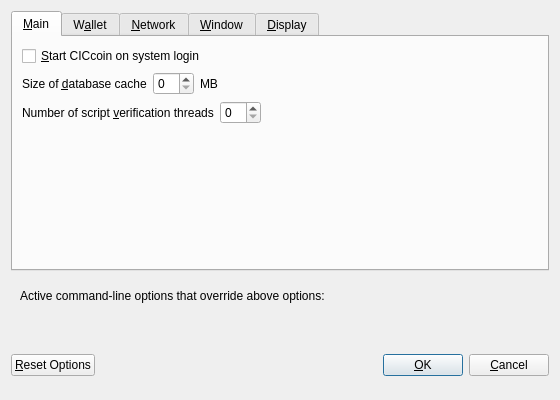
<?xml version="1.0" encoding="UTF-8"?>
<ui version="4.0">
 <class>OptionsDialog</class>
 <widget class="QDialog" name="OptionsDialog">
  <property name="geometry">
   <rect>
    <x>0</x>
    <y>0</y>
    <width>560</width>
    <height>400</height>
   </rect>
  </property>
  <property name="windowTitle">
   <string>Options</string>
  </property>
  <property name="modal">
   <bool>true</bool>
  </property>
  <layout class="QVBoxLayout" name="verticalLayout">
   <item>
    <widget class="QTabWidget" name="tabWidget">
     <property name="currentIndex">
      <number>0</number>
     </property>
     <widget class="QWidget" name="tabMain">
      <attribute name="title">
       <string>&amp;Main</string>
      </attribute>
      <layout class="QVBoxLayout" name="verticalLayout_Main">
       <item>
        <widget class="QCheckBox" name="CICcoinAtStartup">
         <property name="toolTip">
          <string>Automatically start CICcoin after logging in to the system.</string>
         </property>
         <property name="text">
          <string>&amp;Start CICcoin on system login</string>
         </property>
        </widget>
       </item>
       <item>
        <layout class="QHBoxLayout" name="horizontalLayout_2_Main">
         <item>
          <widget class="QLabel" name="databaseCacheLabel">
           <property name="text">
            <string>Size of &amp;database cache</string>
           </property>
           <property name="textFormat">
            <enum>Qt::PlainText</enum>
           </property>
           <property name="buddy">
            <cstring>databaseCache</cstring>
           </property>
          </widget>
         </item>
         <item>
          <widget class="QSpinBox" name="databaseCache"/>
         </item>
         <item>
          <widget class="QLabel" name="databaseCacheUnitLabel">
           <property name="text">
            <string>MB</string>
           </property>
           <property name="textFormat">
            <enum>Qt::PlainText</enum>
           </property>
          </widget>
         </item>
         <item>
          <spacer name="horizontalSpacer_2_Main">
           <property name="orientation">
            <enum>Qt::Horizontal</enum>
           </property>
           <property name="sizeHint" stdset="0">
            <size>
             <width>40</width>
             <height>20</height>
            </size>
           </property>
          </spacer>
         </item>
        </layout>
       </item>
       <item>
        <layout class="QHBoxLayout" name="horizontalLayout_3_Main">
         <item>
          <widget class="QLabel" name="threadsScriptVerifLabel">
           <property name="text">
            <string>Number of script &amp;verification threads</string>
           </property>
           <property name="textFormat">
            <enum>Qt::PlainText</enum>
           </property>
           <property name="buddy">
            <cstring>threadsScriptVerif</cstring>
           </property>
          </widget>
         </item>
         <item>
          <widget class="QSpinBox" name="threadsScriptVerif">
           <property name="toolTip">
            <string>(0 = auto, &lt;0 = leave that many cores free)</string>
           </property>
          </widget>
         </item>
         <item>
          <spacer name="horizontalSpacer_3_Main">
           <property name="orientation">
            <enum>Qt::Horizontal</enum>
           </property>
           <property name="sizeHint" stdset="0">
            <size>
             <width>40</width>
             <height>20</height>
            </size>
           </property>
          </spacer>
         </item>
        </layout>
       </item>
       <item>
        <spacer name="verticalSpacer_Main">
         <property name="orientation">
          <enum>Qt::Vertical</enum>
         </property>
         <property name="sizeHint" stdset="0">
          <size>
           <width>20</width>
           <height>40</height>
          </size>
         </property>
        </spacer>
       </item>
      </layout>
     </widget>
     <widget class="QWidget" name="tabWallet">
      <attribute name="title">
       <string>W&amp;allet</string>
      </attribute>
      <layout class="QVBoxLayout" name="verticalLayout_Wallet">
       <item>
        <widget class="QLabel" name="transactionFeeInfoLabel">
         <property name="text">
          <string>Optional transaction fee per kB that helps make sure your transactions are processed quickly. Most transactions are 1 kB.</string>
         </property>
         <property name="textFormat">
          <enum>Qt::PlainText</enum>
         </property>
         <property name="wordWrap">
          <bool>true</bool>
         </property>
        </widget>
       </item>
       <item>
        <layout class="QHBoxLayout" name="horizontalLayout_1_Wallet">
         <item>
          <widget class="QLabel" name="transactionFeeLabel">
           <property name="text">
            <string>Pay transaction &amp;fee</string>
           </property>
           <property name="textFormat">
            <enum>Qt::PlainText</enum>
           </property>
           <property name="buddy">
            <cstring>transactionFee</cstring>
           </property>
          </widget>
         </item>
         <item>
          <widget class="CICcoinAmountField" name="transactionFee"/>
         </item>
         <item>
          <spacer name="horizontalSpacer_1_Wallet">
           <property name="orientation">
            <enum>Qt::Horizontal</enum>
           </property>
           <property name="sizeHint" stdset="0">
            <size>
             <width>40</width>
             <height>20</height>
            </size>
           </property>
          </spacer>
         </item>
        </layout>
       </item>
       <item>
        <spacer name="verticalSpacer_Wallet">
         <property name="orientation">
          <enum>Qt::Vertical</enum>
         </property>
         <property name="sizeHint" stdset="0">
          <size>
           <width>20</width>
           <height>40</height>
          </size>
         </property>
        </spacer>
       </item>
       <item>
        <widget class="QGroupBox" name="groupBox">
         <property name="title">
          <string>Expert</string>
         </property>
         <layout class="QVBoxLayout" name="verticalLayout_2">
          <item>
           <widget class="QCheckBox" name="coinControlFeatures">
            <property name="toolTip">
             <string>Whether to show coin control features or not.</string>
            </property>
            <property name="text">
             <string>Enable coin &amp;control features</string>
            </property>
           </widget>
          </item>
          <item>
           <widget class="QCheckBox" name="spendZeroConfChange">
            <property name="toolTip">
             <string>If you disable the spending of unconfirmed change, the change from a transaction cannot be used until that transaction has at least one confirmation. This also affects how your balance is computed.</string>
            </property>
            <property name="text">
             <string>&amp;Spend unconfirmed change</string>
            </property>
           </widget>
          </item>
         </layout>
        </widget>
       </item>
      </layout>
     </widget>
     <widget class="QWidget" name="tabNetwork">
      <attribute name="title">
       <string>&amp;Network</string>
      </attribute>
      <layout class="QVBoxLayout" name="verticalLayout_Network">
       <item>
        <widget class="QCheckBox" name="mapPortUpnp">
         <property name="toolTip">
          <string>Automatically open the CICcoin client port on the router. This only works when your router supports UPnP and it is enabled.</string>
         </property>
         <property name="text">
          <string>Map port using &amp;UPnP</string>
         </property>
        </widget>
       </item>
       <item>
        <widget class="QCheckBox" name="connectSocks">
         <property name="toolTip">
          <string>Connect to the CICcoin network through a SOCKS proxy.</string>
         </property>
         <property name="text">
          <string>&amp;Connect through SOCKS proxy (default proxy):</string>
         </property>
        </widget>
       </item>
       <item>
        <layout class="QHBoxLayout" name="horizontalLayout_1_Network">
         <item>
          <widget class="QLabel" name="proxyIpLabel">
           <property name="text">
            <string>Proxy &amp;IP:</string>
           </property>
           <property name="textFormat">
            <enum>Qt::PlainText</enum>
           </property>
           <property name="buddy">
            <cstring>proxyIp</cstring>
           </property>
          </widget>
         </item>
         <item>
          <widget class="QValidatedLineEdit" name="proxyIp">
           <property name="minimumSize">
            <size>
             <width>140</width>
             <height>0</height>
            </size>
           </property>
           <property name="maximumSize">
            <size>
             <width>140</width>
             <height>16777215</height>
            </size>
           </property>
           <property name="toolTip">
            <string>IP address of the proxy (e.g. IPv4: 127.0.0.1 / IPv6: ::1)</string>
           </property>
          </widget>
         </item>
         <item>
          <widget class="QLabel" name="proxyPortLabel">
           <property name="text">
            <string>&amp;Port:</string>
           </property>
           <property name="textFormat">
            <enum>Qt::PlainText</enum>
           </property>
           <property name="buddy">
            <cstring>proxyPort</cstring>
           </property>
          </widget>
         </item>
         <item>
          <widget class="QLineEdit" name="proxyPort">
           <property name="minimumSize">
            <size>
             <width>55</width>
             <height>0</height>
            </size>
           </property>
           <property name="maximumSize">
            <size>
             <width>55</width>
             <height>16777215</height>
            </size>
           </property>
           <property name="toolTip">
            <string>Port of the proxy (e.g. 9050)</string>
           </property>
          </widget>
         </item>
         <item>
          <widget class="QLabel" name="socksVersionLabel">
           <property name="text">
            <string>SOCKS &amp;Version:</string>
           </property>
           <property name="textFormat">
            <enum>Qt::PlainText</enum>
           </property>
           <property name="buddy">
            <cstring>socksVersion</cstring>
           </property>
          </widget>
         </item>
         <item>
          <widget class="QValueComboBox" name="socksVersion">
           <property name="toolTip">
            <string>SOCKS version of the proxy (e.g. 5)</string>
           </property>
          </widget>
         </item>
         <item>
          <spacer name="horizontalSpacer_1_Network">
           <property name="orientation">
            <enum>Qt::Horizontal</enum>
           </property>
           <property name="sizeHint" stdset="0">
            <size>
             <width>40</width>
             <height>20</height>
            </size>
           </property>
          </spacer>
         </item>
        </layout>
       </item>
       <item>
        <spacer name="verticalSpacer_Network">
         <property name="orientation">
          <enum>Qt::Vertical</enum>
         </property>
         <property name="sizeHint" stdset="0">
          <size>
           <width>20</width>
           <height>40</height>
          </size>
         </property>
        </spacer>
       </item>
      </layout>
     </widget>
     <widget class="QWidget" name="tabWindow">
      <attribute name="title">
       <string>&amp;Window</string>
      </attribute>
      <layout class="QVBoxLayout" name="verticalLayout_Window">
       <item>
        <widget class="QCheckBox" name="minimizeToTray">
         <property name="toolTip">
          <string>Show only a tray icon after minimizing the window.</string>
         </property>
         <property name="text">
          <string>&amp;Minimize to the tray instead of the taskbar</string>
         </property>
        </widget>
       </item>
       <item>
        <widget class="QCheckBox" name="minimizeOnClose">
         <property name="toolTip">
          <string>Minimize instead of exit the application when the window is closed. When this option is enabled, the application will be closed only after selecting Quit in the menu.</string>
         </property>
         <property name="text">
          <string>M&amp;inimize on close</string>
         </property>
        </widget>
       </item>
       <item>
        <spacer name="verticalSpacer_Window">
         <property name="orientation">
          <enum>Qt::Vertical</enum>
         </property>
         <property name="sizeHint" stdset="0">
          <size>
           <width>20</width>
           <height>40</height>
          </size>
         </property>
        </spacer>
       </item>
      </layout>
     </widget>
     <widget class="QWidget" name="tabDisplay">
      <attribute name="title">
       <string>&amp;Display</string>
      </attribute>
      <layout class="QVBoxLayout" name="verticalLayout_Display">
       <item>
        <layout class="QHBoxLayout" name="horizontalLayout_1_Display">
         <item>
          <widget class="QLabel" name="langLabel">
           <property name="text">
            <string>User Interface &amp;language:</string>
           </property>
           <property name="textFormat">
            <enum>Qt::PlainText</enum>
           </property>
           <property name="buddy">
            <cstring>lang</cstring>
           </property>
          </widget>
         </item>
         <item>
          <widget class="QValueComboBox" name="lang">
           <property name="toolTip">
            <string>The user interface language can be set here. This setting will take effect after restarting CICcoin.</string>
           </property>
          </widget>
         </item>
        </layout>
       </item>
       <item>
        <layout class="QHBoxLayout" name="horizontalLayout_2_Display">
         <item>
          <widget class="QLabel" name="unitLabel">
           <property name="text">
            <string>&amp;Unit to show amounts in:</string>
           </property>
           <property name="textFormat">
            <enum>Qt::PlainText</enum>
           </property>
           <property name="buddy">
            <cstring>unit</cstring>
           </property>
          </widget>
         </item>
         <item>
          <widget class="QValueComboBox" name="unit">
           <property name="toolTip">
            <string>Choose the default subdivision unit to show in the interface and when sending coins.</string>
           </property>
          </widget>
         </item>
        </layout>
       </item>
       <item>
        <widget class="QCheckBox" name="displayAddresses">
         <property name="toolTip">
          <string>Whether to show CICcoin addresses in the transaction list or not.</string>
         </property>
         <property name="text">
          <string>&amp;Display addresses in transaction list</string>
         </property>
        </widget>
       </item>
       <item>
        <layout class="QHBoxLayout" name="horizontalLayout_3_Display">
         <item>
          <widget class="QLabel" name="thirdPartyTxUrlsLabel">
           <property name="toolTip">
            <string>Third party URLs (e.g. a block explorer) that appear in the transactions tab as context menu items. %s in the URL is replaced by transaction hash. Multiple URLs are separated by vertical bar |.</string>
           </property>
           <property name="text">
            <string>Third party transaction URLs</string>
           </property>
           <property name="buddy">
            <cstring>thirdPartyTxUrls</cstring>
           </property>
          </widget>
         </item>
         <item>
          <widget class="QLineEdit" name="thirdPartyTxUrls">
           <property name="toolTip">
            <string>Third party URLs (e.g. a block explorer) that appear in the transactions tab as context menu items. %s in the URL is replaced by transaction hash. Multiple URLs are separated by vertical bar |.</string>
           </property>
          </widget>
         </item>
        </layout>
       </item>
       <item>
        <spacer name="verticalSpacer_Display">
         <property name="orientation">
          <enum>Qt::Vertical</enum>
         </property>
         <property name="sizeHint" stdset="0">
          <size>
           <width>20</width>
           <height>40</height>
          </size>
         </property>
        </spacer>
       </item>
      </layout>
     </widget>
    </widget>
   </item>
   <item>
    <widget class="QFrame" name="frame">
     <layout class="QVBoxLayout" name="verticalLayout_Bottom">
      <item>
       <layout class="QHBoxLayout" name="horizontalLayout_Bottom">
        <item>
         <widget class="QLabel" name="overriddenByCommandLineInfoLabel">
          <property name="text">
           <string>Active command-line options that override above options:</string>
          </property>
          <property name="textFormat">
           <enum>Qt::PlainText</enum>
          </property>
         </widget>
        </item>
        <item>
         <spacer name="horizontalSpacer_Bottom">
          <property name="orientation">
           <enum>Qt::Horizontal</enum>
          </property>
          <property name="sizeHint" stdset="0">
           <size>
            <width>40</width>
            <height>20</height>
           </size>
          </property>
         </spacer>
        </item>
       </layout>
      </item>
      <item>
       <widget class="QLabel" name="overriddenByCommandLineLabel">
        <property name="text">
         <string/>
        </property>
        <property name="textFormat">
         <enum>Qt::PlainText</enum>
        </property>
        <property name="wordWrap">
         <bool>true</bool>
        </property>
       </widget>
      </item>
     </layout>
    </widget>
   </item>
   <item>
    <layout class="QHBoxLayout" name="horizontalLayout_Buttons">
     <item>
      <widget class="QPushButton" name="resetButton">
       <property name="toolTip">
        <string>Reset all client options to default.</string>
       </property>
       <property name="text">
        <string>&amp;Reset Options</string>
       </property>
       <property name="autoDefault">
        <bool>false</bool>
       </property>
      </widget>
     </item>
     <item>
      <spacer name="horizontalSpacer_1">
       <property name="orientation">
        <enum>Qt::Horizontal</enum>
       </property>
       <property name="sizeHint" stdset="0">
        <size>
         <width>40</width>
         <height>48</height>
        </size>
       </property>
      </spacer>
     </item>
     <item>
      <widget class="QLabel" name="statusLabel">
       <property name="minimumSize">
        <size>
         <width>200</width>
         <height>0</height>
        </size>
       </property>
       <property name="font">
        <font>
         <weight>75</weight>
         <bold>true</bold>
        </font>
       </property>
       <property name="text">
        <string/>
       </property>
       <property name="textFormat">
        <enum>Qt::PlainText</enum>
       </property>
       <property name="wordWrap">
        <bool>true</bool>
       </property>
      </widget>
     </item>
     <item>
      <spacer name="horizontalSpacer_2">
       <property name="orientation">
        <enum>Qt::Horizontal</enum>
       </property>
       <property name="sizeHint" stdset="0">
        <size>
         <width>40</width>
         <height>48</height>
        </size>
       </property>
      </spacer>
     </item>
     <item>
      <widget class="QPushButton" name="okButton">
       <property name="text">
        <string>&amp;OK</string>
       </property>
      </widget>
     </item>
     <item>
      <widget class="QPushButton" name="cancelButton">
       <property name="text">
        <string>&amp;Cancel</string>
       </property>
       <property name="autoDefault">
        <bool>false</bool>
       </property>
      </widget>
     </item>
    </layout>
   </item>
  </layout>
 </widget>
 <customwidgets>
  <customwidget>
   <class>CICcoinAmountField</class>
   <extends>QLineEdit</extends>
   <header>CICcoinamountfield.h</header>
   <container>1</container>
  </customwidget>
  <customwidget>
   <class>QValidatedLineEdit</class>
   <extends>QLineEdit</extends>
   <header>qvalidatedlineedit.h</header>
  </customwidget>
  <customwidget>
   <class>QValueComboBox</class>
   <extends>QComboBox</extends>
   <header>qvaluecombobox.h</header>
  </customwidget>
 </customwidgets>
 <resources/>
 <connections/>
</ui>
